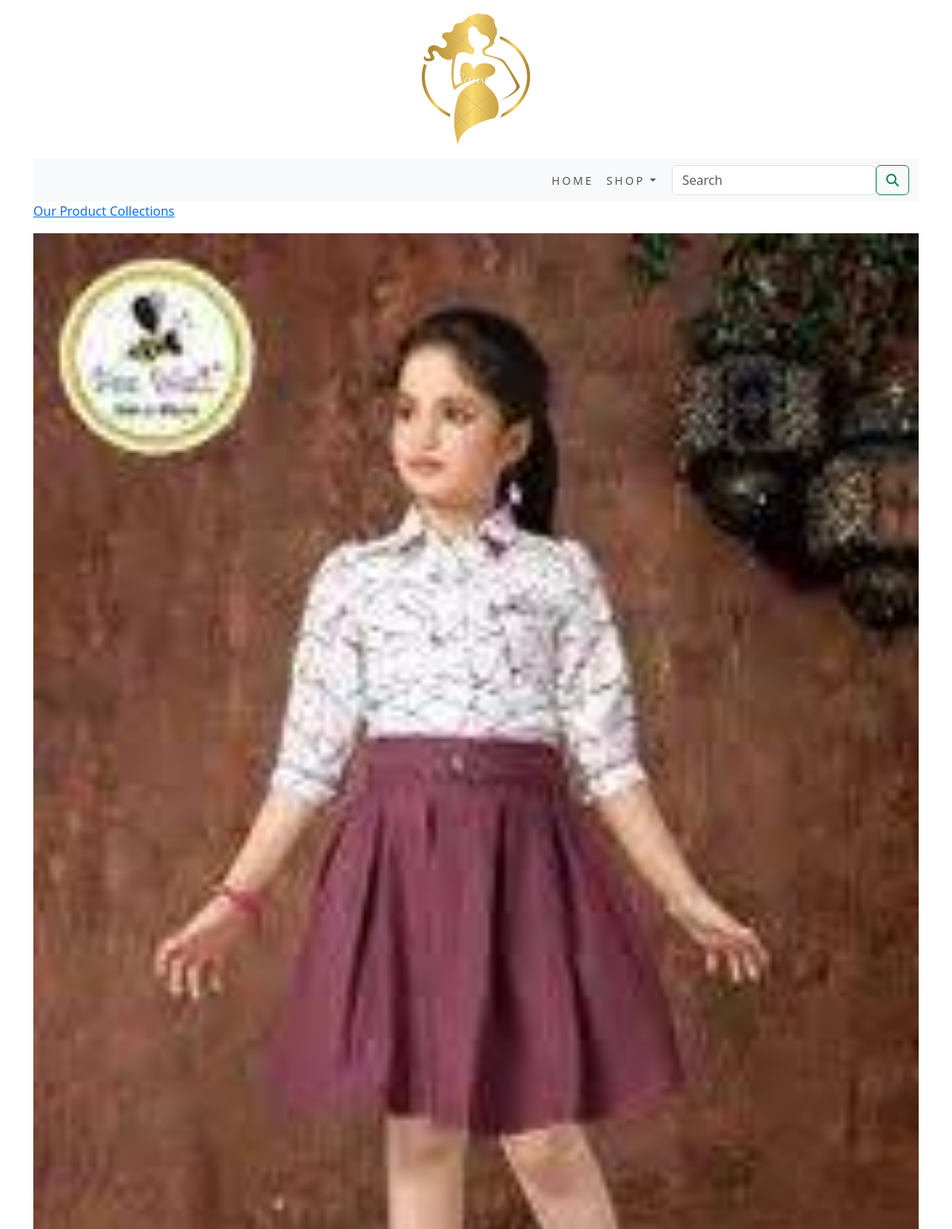
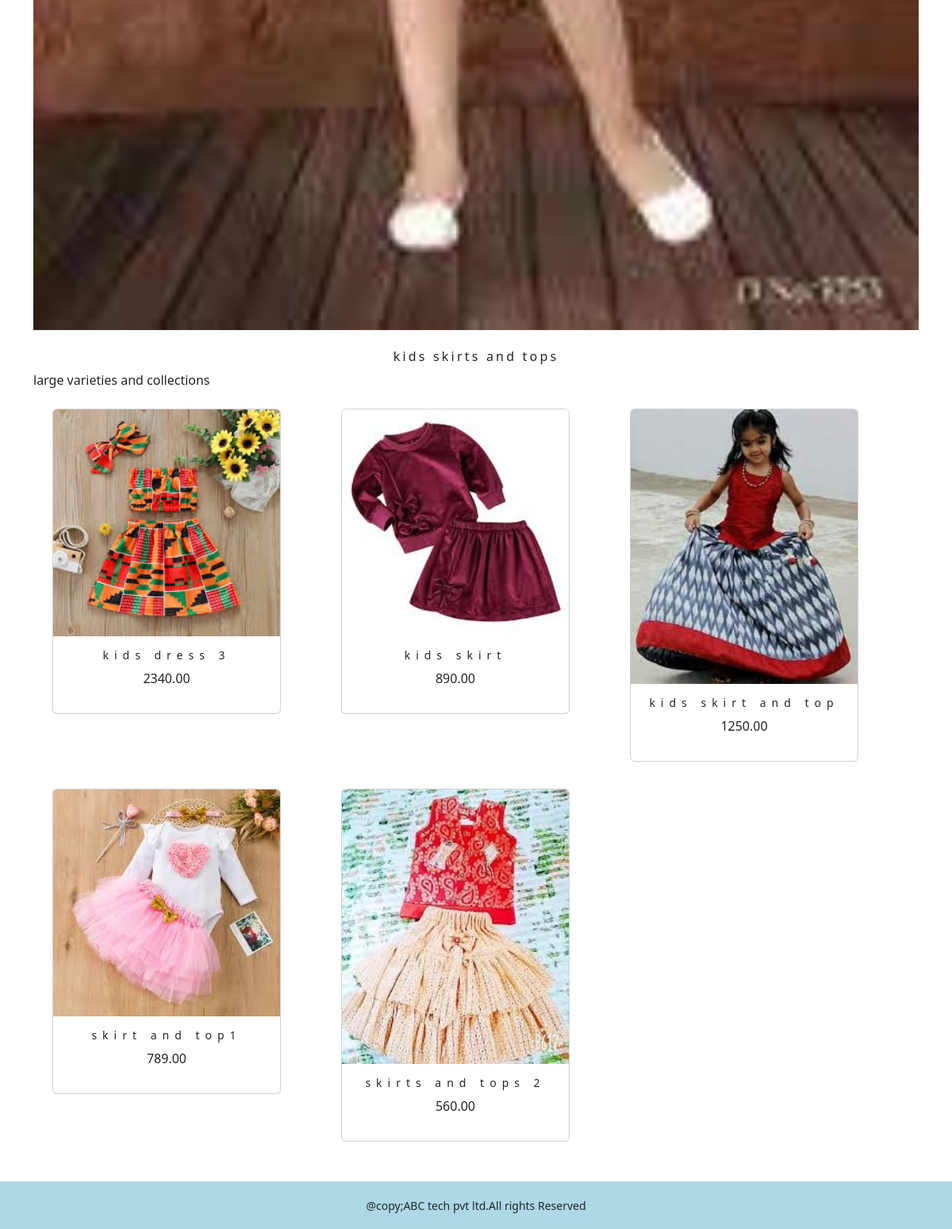
Page /shopapp/skirt-top/ on the committed database (2 pictures, top to bottom).
### shopapp/models.py (models this page shows, shortened)
class Category(models.Model):
    name = models.CharField(max_length=250, unique=True)
    slug = models.SlugField(max_length=250, unique=True)
    description = models.TextField(blank=True)
    image = models.ImageField(upload_to='category', blank=True)
    class Meta:
        ordering = ('name',)
        verbose_name = 'category'
        verbose_name_plural = 'categories'
    def get_url(self):
        return reverse('shopapp:products_by_category', args=[self.slug])

class Product(models.Model):
    name = models.CharField(max_length=250, unique=True)
    slug = models.SlugField(max_length=250, unique=True)
    description = models.TextField(blank=True)
    price = models.DecimalField(max_digits=10, decimal_places=2)
    category = models.ForeignKey(Category, on_delete=models.CASCADE)
    image = models.ImageField(upload_to='product', blank=True)
    stock = models.IntegerField()
    available = models.BooleanField(default=True)
    created = models.DateTimeField(auto_now_add=True)
    updated = models.DateTimeField(auto_now=True)
    def get_url(self):
        return reverse('shopapp:prodCatdetail', args=[self.category.slug, self.slug])
    class Meta:
        ordering = ('name',)
        verbose_name = 'product'
        verbose_name_plural = 'products'

### shopapp/views.py (the view)
# urls.py: path('', views.allProdCat, name='allProdCat'),
def allProdCat(request, c_slug=None):
    c_page = None
    products_list = None
    if c_slug != None:
        c_page = get_object_or_404(Category, slug=c_slug)
        products_list = Product.objects.all().filter(category=c_page, available=True)
    else:
        products_list = Product.objects.all().filter(available=True)
    paginator=Paginator(products_list,6)
    try:
        page=int(request.GET.get('page','1'))
    except:
        page=1
    try:
        products=paginator.page(page)
    except(EmptyPage,InvalidPage):
        products=paginator.page(paginator.num_pages)
    return render(request, "category.html", {'category': c_page, 'products': products})

### cart/context_processors.py (called while the page is built)
def counter(request):
    item_count = 0
    if 'admin' in request.path:
        return {}
    else:
        try:
            cart = Cart.objects.filter(cart_id=_cart_id(request))
            cart_items = CartItem.objects.all().filter(cart=cart[:1])
            for cart_item in cart_items:
                item_count += cart_item.quantity
        except Cart.DoesNotExist:
            item_count = 0
    return dict(item_count=item_count)

### cart/views.py (called while the page is built)
def _cart_id(request):
    cart = request.session.session_key
    if not cart:
        cart = request.session.create()
    return cart

### shopapp/context_processors.py (called while the page is built)
def menu_links(request):
    links=Category.objects.all()
    return dict(links=links)

### templates/category.html (shortened to what this page needs)
{% extends 'base.html' %}
{% load static %}
{% block content %}
{% if category %}
   <div>
      <div class="row my_row_class" >
         <div class="mx-auto">
         <p><a href="{% url 'shopapp:allProdCat' %}">Our Product Collections </a></p>
      </div>
         </div>
   </div>
   {% endif %}
<div class="mx_auto">
   {% if category %}
      <img class="my_image" src="{{category.image.url}}" alt="{{category.name}}" width="100px;" height="100px;">
</div>
   <br>
<div>
      <h1 class="text-center my_title">{{category.name}}</h1>
      <p class="text_justify">{{category.description}}</p>
</div>
   {% endif %}
<div class="container">
   <div class="row mx-auto">
      {% for product in products.object_list %}
      <div class="my_bottom_margin col-9 col-sm-5 col-md-4 col-md-25 col-lg-4">
         <div class="navbar  box-shadow mb-2" >
         <div class="card-deck mt-50">
            <div class="card text-center" style="min-width:18rem">
               <a href="{{product.get_url}}"><img class="card-img-top my_image" src="{{product.image.url}}" alt="{{product.name}}" width="100px;" height="100px;"></a>
               <div class="card-body">
                  <h4>{{product.name}}</h4>
                  <p>{{product.price}}</p>
               </div>
            </div>
         </div>
         </div>
      </div>
      {% endfor %}
   </div>
   <br>
</div>
{% endblock %}

### static/css/custom.css (style rules this page uses)
body { background-color:aqua; font-family: 'Roboto', sans-serif; }
.my_image { width:100%; height:auto; }
.my_title { font-size:16px; text_transform:uppercase; letter-spacing: .2em; }
.my_bottom_margin { margin-bottom:10px; }
.card-body h4 { font-size: 14px; text_transform:uppercase; letter-spacing:.5em; }

### rows in the picture
Category: image (picture), name "kids skirts and tops", description "large varieties and collections"
Product: image (picture), name "kids dress 3", price "2340.00"
Product: image (picture), name "kids skirt", price "890.00"
Product: image (picture), name "kids skirt and top", price "1250.00"
Product: image (picture), name "skirt and top1", price "789.00"
Product: image (picture), name "skirts and tops 2", price "560.00"
